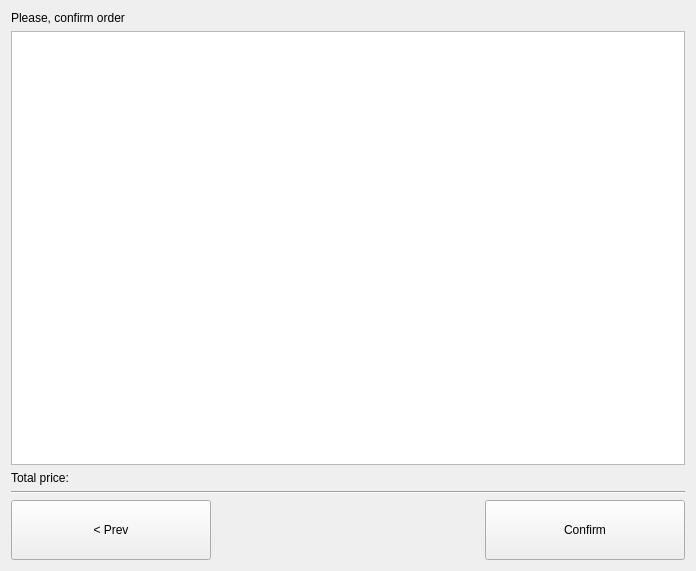
<?xml version="1.0" encoding="UTF-8"?>
<ui version="4.0">
 <class>MenuSubpageTwo</class>
 <widget class="QWidget" name="MenuSubpageTwo">
  <property name="geometry">
   <rect>
    <x>0</x>
    <y>0</y>
    <width>696</width>
    <height>571</height>
   </rect>
  </property>
  <property name="windowTitle">
   <string>Form</string>
  </property>
  <layout class="QVBoxLayout" name="verticalLayout_2">
   <item>
    <widget class="QLabel" name="confirmLabel">
     <property name="text">
      <string>Please, confirm order</string>
     </property>
    </widget>
   </item>
   <item>
    <layout class="QVBoxLayout" name="verticalLayout">
     <item>
      <widget class="MenuView" name="orderTable"/>
     </item>
     <item>
      <widget class="QLabel" name="priceLabel">
       <property name="text">
        <string>Total price: </string>
       </property>
      </widget>
     </item>
    </layout>
   </item>
   <item>
    <widget class="Line" name="line">
     <property name="orientation">
      <enum>Qt::Horizontal</enum>
     </property>
    </widget>
   </item>
   <item>
    <layout class="QHBoxLayout" name="horizontalLayout">
     <item>
      <widget class="QPushButton" name="prevButton">
       <property name="minimumSize">
        <size>
         <width>200</width>
         <height>60</height>
        </size>
       </property>
       <property name="text">
        <string>&lt; Prev</string>
       </property>
      </widget>
     </item>
     <item>
      <spacer name="horizontalSpacer">
       <property name="orientation">
        <enum>Qt::Horizontal</enum>
       </property>
       <property name="sizeHint" stdset="0">
        <size>
         <width>40</width>
         <height>20</height>
        </size>
       </property>
      </spacer>
     </item>
     <item>
      <widget class="QPushButton" name="confirmButton">
       <property name="minimumSize">
        <size>
         <width>200</width>
         <height>60</height>
        </size>
       </property>
       <property name="text">
        <string>Confirm</string>
       </property>
      </widget>
     </item>
    </layout>
   </item>
  </layout>
 </widget>
 <customwidgets>
  <customwidget>
   <class>MenuView</class>
   <extends>QTableView</extends>
   <header location="global">MenuView.h</header>
  </customwidget>
 </customwidgets>
 <resources/>
 <connections/>
</ui>
